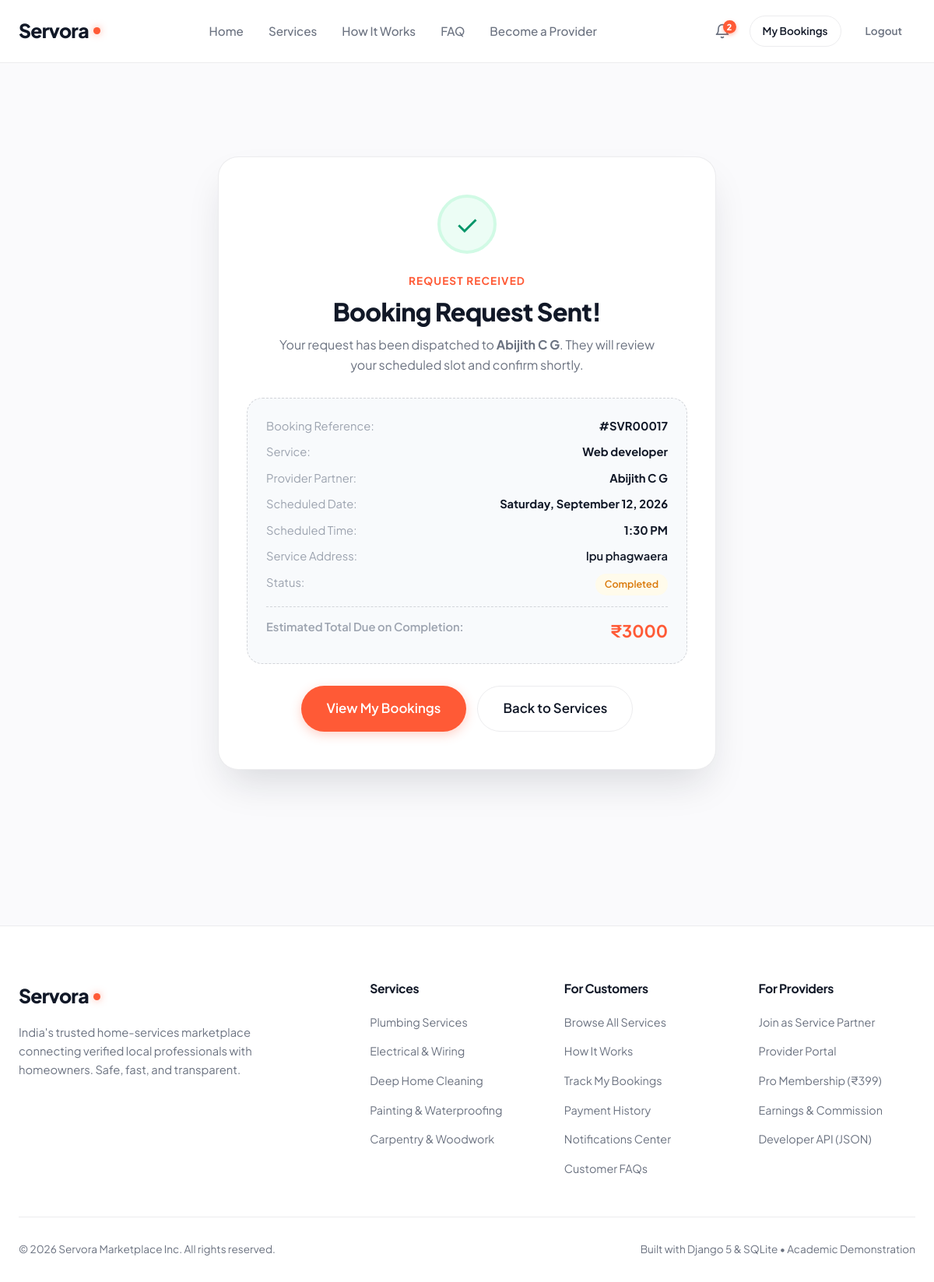
Page /booking/17/success/ (signed in) on the committed database.
### services/models.py (models this page shows, shortened)
class Booking(models.Model):
    STATUS_CHOICES = (
        ('pending', 'Pending Approval'),
        ('accepted', 'Accepted / In Progress'),
        ('completed', 'Completed'),
        ('declined', 'Declined'),
        ('cancelled', 'Cancelled'),
    )
    PAYMENT_STATUS_CHOICES = (
        ('unpaid', 'Unpaid'),
        ('pending', 'Payment Pending'),
        ('paid', 'Paid'),
        ('failed', 'Payment Failed'),
        ('refunded', 'Refunded'),
    )
    service = models.ForeignKey(Service, on_delete=models.CASCADE, related_name='bookings')
    customer = models.ForeignKey(User, on_delete=models.CASCADE, related_name='bookings')
    booking_date = models.DateField()
    booking_time = models.TimeField()
    status = models.CharField(max_length=20, choices=STATUS_CHOICES, default='pending')
    payment_status = models.CharField(
        max_length=20,
        choices=PAYMENT_STATUS_CHOICES,
        default='unpaid',
        help_text="Financial settlement status of the customer booking."
    )
    service_amount = models.DecimalField(
        max_digits=10,
        decimal_places=2,
        default=Decimal('0.00'),
        help_text="Base price for the agreed service."
    )
    materials_amount = models.DecimalField(
        max_digits=10,
        decimal_places=2,
        default=Decimal('0.00'),
        help_text="Total approved physical materials and parts reimbursement."
    )
    final_amount = models.DecimalField(
        max_digits=10,
        decimal_places=2,
        default=Decimal('0.00'),
        help_text="Final payable total locked after materials approval (service + materials)."
    )
    total_amount = models.DecimalField(max_digits=10, decimal_places=2)
    commission_rate = models.DecimalField(
        max_digits=5,
        decimal_places=2,
        default=10.00,
        help_text="Platform commission percentage (default 10%)"
    )
    commission_amount = models.DecimalField(
        max_digits=10,
        decimal_places=2,
        default=0.00,
        help_text="Calculated platform revenue earned on completion (10% of service charge)"
    )
    address = models.TextField(blank=True, default='')
    notes = models.TextField(blank=True, default='')
    created_at = models.DateTimeField(auto_now_add=True)
    class Meta:
        ordering = ['-created_at']

class Service(models.Model):
    provider = models.ForeignKey(UserProfile, on_delete=models.CASCADE, related_name='services')
    category = models.ForeignKey(Category, on_delete=models.CASCADE, related_name='services')
    title = models.CharField(max_length=200)
    slug = models.SlugField(max_length=220, unique=True, blank=True)
    description = models.TextField()
    price = models.DecimalField(max_digits=10, decimal_places=2, help_text="Starting price in INR (₹)")
    duration_estimate = models.CharField(max_length=100, default='1-2 hours')
    location = models.CharField(max_length=120, default='Kannur')
    image = models.ImageField(upload_to='services/', blank=True, null=True)
    is_active = models.BooleanField(default=True)
    is_featured = models.BooleanField(default=False)
    created_at = models.DateTimeField(auto_now_add=True)
    updated_at = models.DateTimeField(auto_now=True)
    class Meta:
        ordering = ['-is_featured', '-created_at']

### users/models.py (models this page shows, shortened)
class UserProfile(models.Model):
    ROLE_CHOICES = (
        ('customer', 'Customer / Homeowner'),
        ('provider', 'Service Provider / Professional'),
    )
    user = models.OneToOneField(User, on_delete=models.CASCADE, related_name='profile')
    role = models.CharField(max_length=20, choices=ROLE_CHOICES, default='customer')
    phone = models.CharField(max_length=20, blank=True, default='')
    city = models.CharField(max_length=100, blank=True, default='Kannur')
    address = models.TextField(blank=True, default='')
    bio = models.TextField(blank=True, default='')
    is_verified = models.BooleanField(default=False, help_text="Designates whether this provider has been verified.")
    avatar = models.ImageField(upload_to='profiles/', blank=True, null=True)
    PAYOUT_STATUS_CHOICES = (
        ('not_configured', 'Not Configured'),
        ('configured', 'Configured'),
        ('verification_required', 'Verification Required'),
        ('ready', 'Ready for Payout'),
    )
    PAYOUT_PREFERENCE_CHOICES = (
        ('upi', 'UPI Transfer'),
        ('bank', 'Bank Transfer'),
    )
    payout_upi_id = models.CharField(
        max_length=100,
        blank=True,
        default='',
        help_text="Private provider UPI ID for electronic settlement disbursements."
    )
    payout_upi_name = models.CharField(
        max_length=150,
        blank=True,
        default='',
        help_text="Beneficiary name associated with UPI ID."
    )
    payout_preference = models.CharField(
        max_length=30,
        choices=PAYOUT_PREFERENCE_CHOICES,
        default='upi'
    )
    payout_status = models.CharField(
        max_length=30,
        choices=PAYOUT_STATUS_CHOICES,
        default='not_configured'
    )
    created_at = models.DateTimeField(auto_now_add=True)
    @property
    def is_provider(self):
        return self.role == 'provider'

### services/views.py (the view)
# urls.py: path('booking/<int:booking_id>/success/', views.booking_success_view, name='booking_success'),
def booking_success_view(request, booking_id):
    if not request.user.is_authenticated:
        return redirect('login')
    booking = get_object_or_404(
        Booking.objects.select_related('service', 'service__provider', 'service__provider__user', 'service__category'),
        id=booking_id
    )
    if booking.customer != request.user and booking.service.provider.user != request.user:
        return render(request, '404.html', status=404)
    return render(request, 'services/booking_success.html', {
        'booking': booking,
    })

### services/context_processors.py (called while the page is built)
def notifications_context(request):
    if request.user.is_authenticated:
        user_notifications = Notification.objects.filter(recipient=request.user)
        unread_count = user_notifications.filter(is_read=False).count()
        recent = user_notifications[:5]
        return {
            'unread_notifications_count': unread_count,
            'recent_notifications': recent,
        }
    return {
        'unread_notifications_count': 0,
        'recent_notifications': [],
    }

### templates/services/booking_success.html (shortened to what this page needs)
{% extends 'base.html' %}
{% load static %}
{% block extra_css %}
  <link rel="stylesheet" href="{% static 'css/customer.css' %}">
  <link rel="stylesheet" href="{% static 'css/booking.css' %}">
{% endblock %}
{% block content %}
<section class="section">
  <div class="container">
    <div class="success-screen-card">
      <div class="success-icon-badge">✓</div>
      <span class="section-subtitle">Request Received</span>
      <h1 style="font-size: 2rem; margin-bottom: 10px; color: var(--brand-dark);">
        Booking Request Sent!
      </h1>
      <p style="color: var(--text-secondary); max-width: 500px; margin: 0 auto 20px;">
        Your request has been dispatched to <strong>{{ booking.service.provider.user.get_full_name|default:booking.service.provider.user.username }}</strong>. They will review your scheduled slot and confirm shortly.
      </p>
      <div class="ticket-box">
        <div class="ticket-row">
          <span style="color: var(--text-muted);">Booking Reference:</span>
          <strong>#SVR{{ booking.id|stringformat:"05d" }}</strong>
        </div>
        <div class="ticket-row">
          <span style="color: var(--text-muted);">Service:</span>
          <strong>{{ booking.service.title }}</strong>
        </div>
        <div class="ticket-row">
          <span style="color: var(--text-muted);">Provider Partner:</span>
          <strong>{{ booking.service.provider.user.get_full_name|default:booking.service.provider.user.username }}</strong>
        </div>
        <div class="ticket-row">
          <span style="color: var(--text-muted);">Scheduled Date:</span>
          <strong>{{ booking.booking_date|date:"l, F d, Y" }}</strong>
        </div>
        <div class="ticket-row">
          <span style="color: var(--text-muted);">Scheduled Time:</span>
          <strong>{{ booking.booking_time|time:"g:i A" }}</strong>
        </div>
        <div class="ticket-row">
          <span style="color: var(--text-muted);">Service Address:</span>
          <span style="text-align: right; max-width: 60%; font-weight: 600;">{{ booking.address }}</span>
        </div>
        <div class="ticket-row">
          <span style="color: var(--text-muted);">Status:</span>
          <span class="badge badge-pending">{{ booking.get_status_display }}</span>
        </div>
        <div class="ticket-row" style="border-top: 1px dashed var(--border-strong); padding-top: 14px; margin-top: 14px;">
          <span style="color: var(--text-muted); font-weight: 600;">Estimated Total Due on Completion:</span>
          <strong style="font-size: 1.35rem; color: var(--accent-primary);">₹{{ booking.total_amount|floatformat:0 }}</strong>
        </div>
      </div>
      <div style="display: flex; gap: 14px; justify-content: center; flex-wrap: wrap;">
        <a href="{% url 'my_bookings' %}" class="btn btn-primary btn-lg">
          View My Bookings
        </a>
        <a href="{% url 'service_list' %}" class="btn btn-outline btn-lg">
          Back to Services
        </a>
      </div>
    </div>
  </div>
</section>
{% endblock %}

### static/css/main.css (style rules this page uses)
:root { --bg-primary: #FFFFFF; --bg-secondary: #FAFAFC; --bg-blue-tint: #F0F4FD; --bg-lavender-tint: #F5F3FF; --bg-cool-gray: #F8FAFC; --text-primary: #111827; --text-secondary: #6B7280; --text-muted: #9CA3AF; --text-inverse: #FFFFFF; --accent-primary: #FF5A36; --accent-hover: #E04826; --accent-subtle: #FFF1EE; --brand-dark: #111827; --brand-dark-hover: #1F2937; --status-success-bg: #ECFDF5; --status-success-text: #059669; --status-warning-bg: #FFFBEB; --status-warning-text: #D97706; --status-info-bg: #EFF6FF; --status-info-text: #2563EB; --status-danger-bg: #FEF2F2; --status-danger-text: #DC2626; --border-subtle: rgba(17, 24, 39, 0.08); --border-strong: rgba(17, 24, 39, 0.16); --shadow-sm: 0 1px 2px 0 rgba(0, 0, 0, 0.05); --shadow-md: 0 4px 6px -1px rgba(0, 0, 0, 0.06), 0 2px 4px -1px rgba(0, 0, 0, 0.04); --shadow-card: 0 10px 30px -4px rgba(17, 24, 39, 0.05), 0 4px 12px -2px rgba(17, 24, 39, 0.03); --shadow-card-hover: 0 20px 35px -5px rgba(17, 24, 39, 0.09), 0 8px 16px -4px rgba(17, 24, 39, 0.04); --shadow-floating: 0 25px 50px -12px rgba(17, 24, 39, 0.15); --radius-sm: 8px; --radius-md: 14px; --radius-lg: 20px; --radius-xl: 26px; --radius-pill: 9999px; --font-main: 'Plus Jakarta Sans', -apple-system, BlinkMacSystemFont, "Segoe UI", Roboto, sans-serif; --transition-fast: all 0.18s cubic-bezier(0.4, 0, 0.2, 1); --transition-smooth: all 0.28s cubic-bezier(0.16, 1, 0.3, 1); }
*, *::before, *::after { box-sizing: border-box; margin: 0; padding: 0; }
html { scroll-behavior: smooth; font-size: 16px; }
body { font-family: var(--font-main); background-color: var(--bg-secondary); color: var(--text-primary); line-height: 1.6; -webkit-font-smoothing: antialiased; -moz-osx-font-smoothing: grayscale; min-height: 100vh; display: flex; flex-direction: column; }
a { color: inherit; text-decoration: none; transition: var(--transition-fast); }
.container { width: 100%; max-width: 1240px; margin-left: auto; margin-right: auto; padding-left: 24px; padding-right: 24px; }
h1, h2, h3, h4, h5, h6 { color: var(--text-primary); font-weight: 700; line-height: 1.25; letter-spacing: -0.02em; }
h1 { font-size: clamp(2.2rem, 4vw, 3.4rem); font-weight: 800; }
p { color: var(--text-secondary); line-height: 1.65; }
.btn { display: inline-flex; align-items: center; justify-content: center; gap: 8px; padding: 12px 24px; border-radius: var(--radius-pill); font-weight: 600; font-size: 0.95rem; cursor: pointer; border: 1px solid transparent; transition: var(--transition-smooth); white-space: nowrap; }
.btn-primary { background-color: var(--accent-primary); color: var(--text-inverse); box-shadow: 0 4px 14px rgba(255, 90, 54, 0.28); }
.btn-outline { background-color: transparent; border-color: var(--border-subtle); color: var(--text-primary); }
.btn-lg { padding: 15px 32px; font-size: 1.05rem; border-radius: var(--radius-pill); }
.badge { display: inline-flex; align-items: center; gap: 5px; padding: 4px 12px; border-radius: var(--radius-pill); font-size: 0.78rem; font-weight: 600; text-transform: capitalize; }
.badge-pending { background: var(--status-warning-bg); color: var(--status-warning-text); }

### static/css/customer.css (style rules this page uses)
.section { padding: 80px 0; }
.section-subtitle { color: var(--accent-primary); font-weight: 700; font-size: 0.85rem; letter-spacing: 0.08em; text-transform: uppercase; margin-bottom: 8px; display: block; }

### static/css/booking.css (style rules this page uses)
.success-screen-card { max-width: 640px; margin: 40px auto; background: #FFFFFF; border-radius: var(--radius-xl); padding: 48px 36px; border: 1px solid var(--border-subtle); box-shadow: var(--shadow-floating); text-align: center; }
.success-icon-badge { width: 76px; height: 76px; border-radius: 50%; background: #ECFDF5; color: #059669; display: flex; align-items: center; justify-content: center; font-size: 2.2rem; margin: 0 auto 24px; border: 4px solid #D1FAE5; }
.ticket-box { background: var(--bg-cool-gray); border: 1px dashed var(--border-strong); border-radius: var(--radius-lg); padding: 24px; margin: 28px 0; text-align: left; }
.ticket-row { display: flex; justify-content: space-between; margin-bottom: 10px; font-size: 0.92rem; }
.ticket-row:last-child { margin-bottom: 0; }

### rows in the picture
Booking: service.provider.user.get_full_name "Abijith C G", id "00017", service "Web developer", booking_date "Saturday, September 12, 2026", booking_time "1:30 PM", address "lpu phagwaera", status "Completed", total_amount "3000"

### other values in the picture
{{ unread_notifications_count }} "2"
